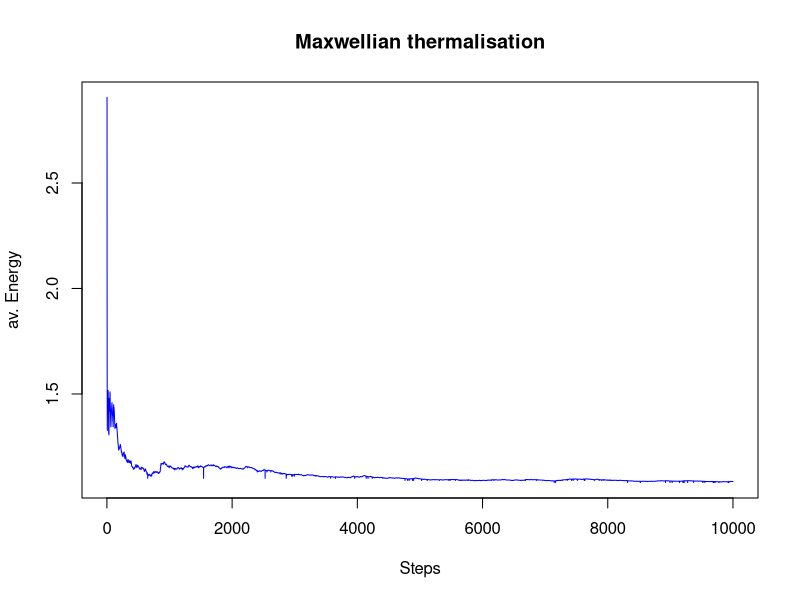

Here is the R script that generated this plot:
# use your own directory, if not already set
# setwd('/Users/fabiodelia/Dropbox/Studium CSE/Statistische Physik und Computer Simulation/mdatom/sources')

dat = read.csv('resultsFor.txt', sep='', header = FALSE)
# dat$V1 is step
# dat$V9 is average energy at this step

# V9 is read as factor... convert
dat[,9] <- as.numeric(as.character(dat[,9]))
# remove cases with errors (NaN, inf etc)
dat = dat[dat$V9>1,]

plot(dat$V1, dat$V9, type='l', xlab='Steps', ylab='av. Energy', col='blue')
title('Maxwellian thermalisation')